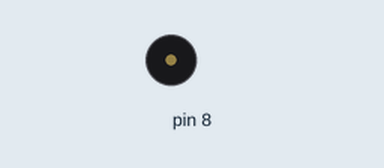
A sketch run on a simulated Arduino Uno, built with avr-gcc and run on an emulated ATmega328P. Parts: buzzer (waves = sounding).

Above: at 1.4 s.
At 5.07 s:
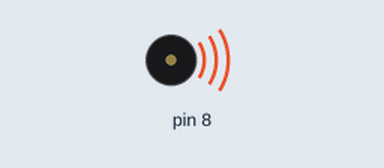
Timing chart, 0 to 5.7 s (numbered marks = the images above):
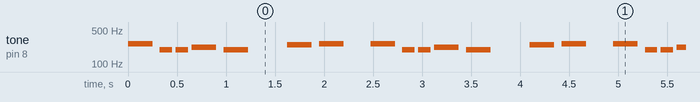

The sketch:

_______.ino
```cpp
#define NOTE_C3 131
#define NOTE_D3 147
#define NOTE_E3 165
#define NOTE_F3 175
#define NOTE_G3 196
#define NOTE_A3 220
#define NOTE_B3 247
#define NOTE_C4 262

//note in the melody:
int melody[]={
  NOTE_C4, NOTE_G3, NOTE_G3, NOTE_A3, NOTE_G3, 0, NOTE_B3, NOTE_C4
};

// note durations: 4= quarter note, 8 = eight note, etc. :
int noteDurations[]={
  4, 8, 8, 4, 4, 4, 4, 4
};

void setup() {
  // put your setup code here, to run once:
}

void loop() {
  // put your main code here, to run repeatedly:
  for(int thisNote=0; thisNote<8; thisNote++){

    int noteDuration = 1000 / noteDurations[thisNote];
    tone(8, melody[thisNote],noteDuration);

    int pauseBetweenNotes = noteDuration * 1.3;
    delay(pauseBetweenNotes);

    noTone(8);
  }
  delay(200);
}
```

Measured:
- by itself, tone on pin 8: repeats every 2.5 s: silent 0.08 s, 2 × (196 Hz 0.13 s, silent 0.04 s), 220 Hz 0.25 s, silent 0.08 s, 196 Hz 0.25 s, silent 0.40 s, 247 Hz 0.25 s, silent 0.08 s, 262 Hz 0.25 s, silent 0.28 s, 262 Hz 0.25 s
